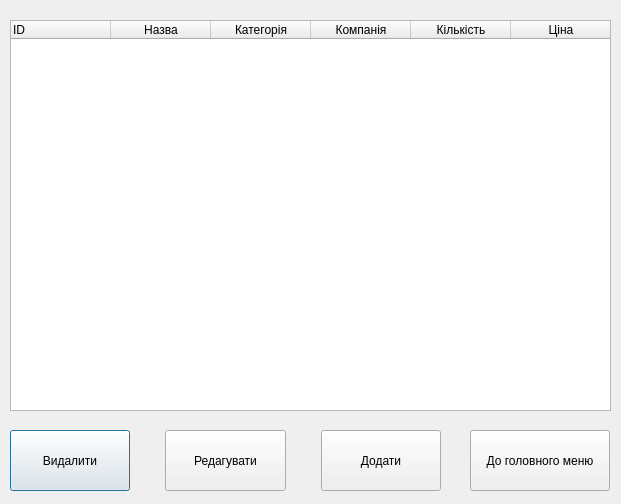
<?xml version="1.0" encoding="UTF-8"?>
<ui version="4.0">
 <class>Dialog</class>
 <widget class="QDialog" name="Dialog">
  <property name="geometry">
   <rect>
    <x>0</x>
    <y>0</y>
    <width>621</width>
    <height>504</height>
   </rect>
  </property>
  <property name="minimumSize">
   <size>
    <width>621</width>
    <height>504</height>
   </size>
  </property>
  <property name="maximumSize">
   <size>
    <width>621</width>
    <height>504</height>
   </size>
  </property>
  <property name="windowTitle">
   <string>Медикаменти</string>
  </property>
  <widget class="QTableWidget" name="tableWidget">
   <property name="geometry">
    <rect>
     <x>10</x>
     <y>20</y>
     <width>601</width>
     <height>391</height>
    </rect>
   </property>
   <property name="lineWidth">
    <number>1</number>
   </property>
   <property name="horizontalScrollBarPolicy">
    <enum>Qt::ScrollBarAlwaysOff</enum>
   </property>
   <property name="columnCount">
    <number>6</number>
   </property>
   <column>
    <property name="text">
     <string>ID</string>
    </property>
    <property name="textAlignment">
     <set>AlignLeading|AlignVCenter</set>
    </property>
    <property name="foreground">
     <brush brushstyle="SolidPattern">
      <color alpha="255">
       <red>0</red>
       <green>0</green>
       <blue>0</blue>
      </color>
     </brush>
    </property>
   </column>
   <column>
    <property name="text">
     <string>Назва</string>
    </property>
   </column>
   <column>
    <property name="text">
     <string>Категорія</string>
    </property>
   </column>
   <column>
    <property name="text">
     <string>Компанія</string>
    </property>
   </column>
   <column>
    <property name="text">
     <string>Кількість</string>
    </property>
   </column>
   <column>
    <property name="text">
     <string>Ціна</string>
    </property>
   </column>
  </widget>
  <widget class="QWidget" name="horizontalLayoutWidget">
   <property name="geometry">
    <rect>
     <x>10</x>
     <y>430</y>
     <width>431</width>
     <height>61</height>
    </rect>
   </property>
   <layout class="QHBoxLayout" name="horizontalLayout">
    <property name="spacing">
     <number>35</number>
    </property>
    <item>
     <widget class="QPushButton" name="pushButton">
      <property name="sizePolicy">
       <sizepolicy hsizetype="Minimum" vsizetype="Preferred">
        <horstretch>0</horstretch>
        <verstretch>0</verstretch>
       </sizepolicy>
      </property>
      <property name="text">
       <string>Видалити</string>
      </property>
     </widget>
    </item>
    <item>
     <widget class="QPushButton" name="pushButton_2">
      <property name="sizePolicy">
       <sizepolicy hsizetype="Minimum" vsizetype="Preferred">
        <horstretch>0</horstretch>
        <verstretch>0</verstretch>
       </sizepolicy>
      </property>
      <property name="text">
       <string>Редагувати</string>
      </property>
     </widget>
    </item>
    <item>
     <widget class="QPushButton" name="pushButton_3">
      <property name="sizePolicy">
       <sizepolicy hsizetype="Minimum" vsizetype="Preferred">
        <horstretch>0</horstretch>
        <verstretch>0</verstretch>
       </sizepolicy>
      </property>
      <property name="text">
       <string>Додати</string>
      </property>
     </widget>
    </item>
   </layout>
  </widget>
  <widget class="QPushButton" name="pushButton_4">
   <property name="geometry">
    <rect>
     <x>470</x>
     <y>430</y>
     <width>140</width>
     <height>61</height>
    </rect>
   </property>
   <property name="text">
    <string>До головного меню</string>
   </property>
  </widget>
 </widget>
 <resources/>
 <connections/>
</ui>
